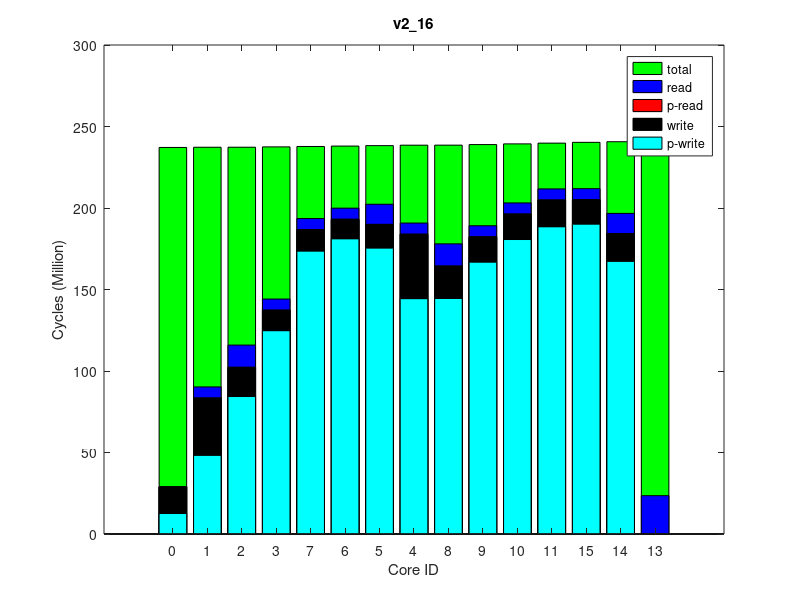

Recreate this plot in MATLAB.
times(1, :, :) = [
0, 239005580, 0
0, 239137605, 0
0, 239154805, 0
0, 239366771, 0
0, 240421802, 0
0, 240145753, 0
0, 239861322, 0
0, 239611859, 0
0, 240441066, 0
0, 240798645, 0
0, 241232393, 0
0, 241688259, 0
0, 242599980, 0
0, 242557670, 0
0, 242174010, 0
];
times(2, :, :) = [
0, 238976165, 0
0, 239109204, 0
0, 239126477, 0
0, 239338277, 0
0, 240391445, 0
0, 240116219, 0
0, 239831438, 0
0, 239582432, 0
0, 240410766, 0
0, 240768888, 0
0, 241201417, 0
0, 241658234, 0
0, 242576242, 0
0, 242528708, 0
0, 242142937, 0
];
times(3, :, :) = [
0, 238991001, 0
0, 239123974, 0
0, 239141219, 0
0, 239352121, 0
0, 240407208, 0
0, 240131044, 0
0, 239845956, 0
0, 239596577, 0
0, 240426487, 0
0, 240783964, 0
0, 241216962, 0
0, 241672530, 0
0, 242586699, 0
0, 242543546, 0
0, 242157356, 0
];
times(4, :, :) = [
0, 238972261, 0
0, 239104073, 0
0, 239121248, 0
0, 239331884, 0
0, 240386225, 0
0, 240110089, 0
0, 239824917, 0
0, 239576562, 0
0, 240405512, 0
0, 240762920, 0
0, 241195760, 0
0, 241652752, 0
0, 242572505, 0
0, 242525056, 0
0, 242137978, 0
];
times(5, :, :) = [
0, 238979226, 0
0, 239111410, 0
0, 239128681, 0
0, 239339228, 0
0, 240392775, 0
0, 240117142, 0
0, 239832921, 0
0, 239583565, 0
0, 240412007, 0
0, 240769834, 0
0, 241202663, 0
0, 241658695, 0
0, 242576617, 0
0, 242529559, 0
0, 242143400, 0
];
times(6, :, :) = [
0, 238951700, 0
0, 239083208, 0
0, 239100558, 0
0, 239311264, 0
0, 240366393, 0
0, 240089947, 0
0, 239805208, 0
0, 239556412, 0
0, 240385698, 0
0, 240743395, 0
0, 241177196, 0
0, 241632126, 0
0, 242546210, 0
0, 242503450, 0
0, 242117293, 0
];
times(7, :, :) = [
0, 239009240, 0
0, 239141548, 0
0, 239158907, 0
0, 239369074, 0
0, 240423975, 0
0, 240148254, 0
0, 239863404, 0
0, 239614114, 0
0, 240443246, 0
0, 240800878, 0
0, 241234644, 0
0, 241690426, 0
0, 242606496, 0
0, 242559480, 0
0, 242175637, 0
];
times(8, :, :) = [
0, 239004409, 0
0, 239137268, 0
0, 239154502, 0
0, 239365663, 0
0, 240419578, 0
0, 240144132, 0
0, 239859659, 0
0, 239610432, 0
0, 240438879, 0
0, 240796366, 0
0, 241229097, 0
0, 241685715, 0
0, 242600158, 0
0, 242553109, 0
0, 242170371, 0
];
times(9, :, :) = [
0, 238977309, 0
0, 239108934, 0
0, 239126128, 0
0, 239337616, 0
0, 240390834, 0
0, 240115055, 0
0, 239830315, 0
0, 239580864, 0
0, 240410066, 0
0, 240767635, 0
0, 241201567, 0
0, 241657395, 0
0, 242570033, 0
0, 242526771, 0
0, 242142067, 0
];
times(10, :, :) = [
0, 239002490, 0
0, 239133758, 0
0, 239150994, 0
0, 239362278, 0
0, 240416778, 0
0, 240141055, 0
0, 239856113, 0
0, 239606756, 0
0, 240436059, 0
0, 240794408, 0
0, 241226777, 0
0, 241682909, 0
0, 242594722, 0
0, 242551001, 0
0, 242167664, 0
];
ave_times = round(squeeze(mean(times)));
format long g, ave_times
std_times = round(squeeze(std(times)));
format long g, std_times
polling_read_times = ave_times;
times(1, :, :) = [
12584473, 236681625, 0
48236882, 236810838, 0
84356111, 236828057, 0
124722715, 237035505, 0
144343821, 238057920, 0
175355834, 237793136, 0
181046553, 237519536, 0
173509273, 237277308, 0
144464669, 238076969, 0
166751143, 238421397, 0
180668702, 238838015, 0
188471139, 239279221, 0
0, 240169641, 0
167233097, 240125658, 0
190064200, 239748757, 0
];
times(2, :, :) = [
12572124, 236688669, 0
48223030, 236818170, 0
84296573, 236835312, 0
124725511, 237041783, 0
144373988, 238064649, 0
175380691, 237800337, 0
181109523, 237526739, 0
173535024, 237284055, 0
144503136, 238083670, 0
166778589, 238427949, 0
180697540, 238845331, 0
188505485, 239285494, 0
0, 240176236, 0
167239121, 240132355, 0
190087380, 239755441, 0
];
times(3, :, :) = [
12553123, 236668301, 0
48187200, 236798519, 0
84337684, 236815653, 0
124636164, 237023187, 0
144322516, 238047849, 0
175329025, 237783189, 0
181009279, 237509398, 0
173424813, 237265871, 0
144443183, 238066913, 0
166666135, 238411131, 0
180582731, 238827243, 0
188412076, 239266659, 0
0, 240164097, 0
167224768, 240114676, 0
189997129, 239736208, 0
];
times(4, :, :) = [
12559327, 236679448, 0
48203421, 236808613, 0
84358683, 236825823, 0
124681483, 237031510, 0
144352198, 238056552, 0
175370776, 237791194, 0
181033366, 237517287, 0
173453643, 237273362, 0
144477140, 238075405, 0
166716152, 238418964, 0
180630241, 238835278, 0
188431995, 239276093, 0
0, 240166760, 0
167231367, 240123600, 0
190034169, 239746013, 0
];
times(5, :, :) = [
12575311, 236687557, 0
48227383, 236816985, 0
84351884, 236834196, 0
124720649, 237041484, 0
144367436, 238065166, 0
175368806, 237800362, 0
181095387, 237526785, 0
173530465, 237283585, 0
144492460, 238084166, 0
166723530, 238427824, 0
180645598, 238844889, 0
188456127, 239285223, 0
0, 240174506, 0
167243048, 240132437, 0
190048817, 239754781, 0
];
times(6, :, :) = [
12552135, 236683142, 0
48205201, 236813242, 0
84308045, 236830480, 0
124694473, 237037613, 0
144332174, 238060696, 0
175352436, 237796756, 0
181045233, 237522415, 0
173478412, 237278962, 0
144454628, 238079769, 0
166739485, 238423698, 0
180664521, 238840062, 0
188455684, 239280019, 0
0, 240172014, 0
167240560, 240128475, 0
190039290, 239749567, 0
];
times(7, :, :) = [
12555850, 236679286, 0
48208294, 236809814, 0
84336065, 236827027, 0
124704064, 237034240, 0
144356559, 238056991, 0
175363645, 237792839, 0
181063621, 237519052, 0
173493783, 237275354, 0
144477200, 238076026, 0
166728639, 238420878, 0
180649406, 238837902, 0
188430783, 239278651, 0
0, 240169507, 0
167238280, 240124660, 0
190020810, 239748934, 0
];
times(8, :, :) = [
12577261, 236686349, 0
48241946, 236815763, 0
84342587, 236832898, 0
124767318, 237039862, 0
144434075, 238063688, 0
175409414, 237799506, 0
181171273, 237525949, 0
173608574, 237282923, 0
144552476, 238082677, 0
166799825, 238426784, 0
180720498, 238843779, 0
188506322, 239284896, 0
0, 240175733, 0
167243501, 240134325, 0
190092829, 239754422, 0
];
times(9, :, :) = [
12598355, 236692468, 0
48270041, 236822185, 0
84381359, 236839401, 0
124781270, 237045931, 0
144411694, 238068944, 0
175410964, 237804324, 0
181140430, 237530979, 0
173580319, 237286905, 0
144533330, 238087959, 0
166763409, 238432458, 0
180689717, 238849209, 0
188466128, 239289632, 0
0, 240176354, 0
167244310, 240134507, 0
190057570, 239759201, 0
];
times(10, :, :) = [
12573116, 236684086, 0
48210650, 236812859, 0
84309606, 236829933, 0
124678107, 237037277, 0
144356508, 238060673, 0
175354354, 237795588, 0
181037805, 237521120, 0
173465785, 237278420, 0
144483508, 238079536, 0
166734492, 238423732, 0
180647524, 238840436, 0
188462948, 239280793, 0
0, 240171712, 0
167236164, 240125097, 0
190052792, 239750347, 0
];
ave_times = round(squeeze(mean(times)));
format long g, ave_times
std_times = round(squeeze(std(times)));
format long g, std_times
polling_write_times = ave_times;
times(1, :, :) = [
0, 271171266, 0
6806610, 271334889, 64000
13633239, 271353808, 128000
6803427, 271588206, 64000
6837002, 272706746, 64000
12361208, 272422072, 128000
6816592, 272121359, 64000
6806803, 271853578, 64000
13636700, 272727762, 128000
6795918, 273088463, 64000
6815132, 273527153, 64000
6821723, 273999296, 64000
23527349, 274955305, 255980
12362174, 274904737, 128000
6800904, 274495698, 64000
];
times(2, :, :) = [
0, 271162382, 0
6806610, 271326798, 64000
13633383, 271345768, 128000
6803137, 271580707, 64000
6837008, 272699492, 64000
12361133, 272415035, 128000
6816715, 272114051, 64000
6806874, 271845993, 64000
13636816, 272720422, 128000
6795936, 273081026, 64000
6815096, 273520504, 64000
6822309, 273989729, 64000
23527373, 274946052, 255980
12362308, 274892465, 128000
6800959, 274485239, 64000
];
times(3, :, :) = [
0, 271161745, 0
6806610, 271325293, 64000
13633134, 271344382, 128000
6803260, 271579803, 64000
6837006, 272698762, 64000
12361268, 272414398, 128000
6816637, 272113256, 64000
6806779, 271845309, 64000
13637052, 272719714, 128000
6795936, 273080460, 64000
6815124, 273519981, 64000
6822338, 273991426, 64000
23527357, 274948650, 255980
12362289, 274897744, 128000
6801241, 274487962, 64000
];
times(4, :, :) = [
0, 271175320, 0
6806610, 271339393, 64000
13633089, 271358311, 128000
6803261, 271594424, 64000
6837001, 272710548, 64000
12361311, 272426134, 128000
6816496, 272125389, 64000
6806810, 271857790, 64000
13637066, 272731634, 128000
6796022, 273092460, 64000
6815116, 273531268, 64000
6822589, 274001152, 64000
23527357, 274959737, 255980
12362588, 274907655, 128000
6800932, 274497856, 64000
];
times(5, :, :) = [
0, 271156495, 0
6806610, 271320741, 64000
13633501, 271339832, 128000
6803511, 271576339, 64000
6837010, 272695131, 64000
12361239, 272410672, 128000
6816447, 272109524, 64000
6806810, 271842532, 64000
13637109, 272716095, 128000
6795814, 273077266, 64000
6815072, 273516833, 64000
6822734, 273990921, 64000
23527383, 274940088, 255980
12362787, 274893160, 128000
6801015, 274487603, 64000
];
times(6, :, :) = [
0, 271167439, 0
6806610, 271331687, 64000
13632989, 271350623, 128000
6803210, 271586724, 64000
6837015, 272703776, 64000
12361359, 272419434, 128000
6816670, 272118326, 64000
6806813, 271850849, 64000
13636607, 272724818, 128000
6796031, 273085784, 64000
6815172, 273524764, 64000
6821642, 273994344, 64000
23527369, 274950377, 255980
12362333, 274898981, 128000
6801090, 274490226, 64000
];
times(7, :, :) = [
0, 271169075, 0
6806610, 271333187, 64000
13633089, 271352249, 128000
6803396, 271587690, 64000
6837007, 272705449, 64000
12361111, 272420964, 128000
6816638, 272119849, 64000
6806823, 271851883, 64000
13637121, 272726528, 128000
6795974, 273087120, 64000
6815144, 273526591, 64000
6821938, 273998294, 64000
23527359, 274950686, 255980
12362380, 274902096, 128000
6801043, 274494125, 64000
];
times(8, :, :) = [
0, 271171713, 0
6806610, 271336046, 64000
13633101, 271355030, 128000
6803198, 271591528, 64000
6837010, 272709597, 64000
12361219, 272424855, 128000
6816544, 272123482, 64000
6806827, 271855706, 64000
13636614, 272730562, 128000
6795966, 273091373, 64000
6815144, 273530971, 64000
6822364, 274001780, 64000
23527351, 274954868, 255980
12362527, 274907724, 128000
6801120, 274497950, 64000
];
times(9, :, :) = [
0, 271169320, 0
6806610, 271333326, 64000
13633223, 271352387, 128000
6803604, 271587498, 64000
6837008, 272703514, 64000
12361173, 272418795, 128000
6816634, 272117695, 64000
6806790, 271850949, 64000
13636779, 272724466, 128000
6795924, 273085485, 64000
6815136, 273524349, 64000
6822560, 273991976, 64000
23527361, 274944076, 255980
12362369, 274894633, 128000
6801052, 274487521, 64000
];
times(10, :, :) = [
0, 271171202, 0
6806610, 271335349, 64000
13633412, 271354410, 128000
6803313, 271590417, 64000
6837008, 272708935, 64000
12361202, 272424146, 128000
6816601, 272123264, 64000
6806786, 271855835, 64000
13636370, 272729899, 128000
6795788, 273090604, 64000
6815100, 273529570, 64000
6822208, 274000935, 64000
23527353, 274949446, 255980
12362306, 274902148, 128000
6801080, 274497192, 64000
];
ave_times = round(squeeze(mean(times)));
format long g, ave_times
std_times = round(squeeze(std(times)));
format long g, std_times
read_times = ave_times;
times(1, :, :) = [
0, 237162276, 0
0, 237291952, 0
0, 237309015, 0
0, 237515943, 0
0, 238557071, 0
0, 238285949, 0
0, 238006001, 0
0, 237759698, 0
0, 238576113, 0
0, 238930289, 0
0, 239360006, 0
0, 239816185, 0
0, 240726714, 0
0, 240683909, 0
0, 240301104, 0
];
times(2, :, :) = [
0, 237139897, 0
0, 237270821, 0
0, 237287916, 0
0, 237496000, 0
0, 238537812, 0
0, 238266730, 0
0, 237986605, 0
0, 237740322, 0
0, 238556839, 0
0, 238910518, 0
0, 239339636, 0
0, 239795718, 0
0, 240709729, 0
0, 240666064, 0
0, 240280510, 0
];
times(3, :, :) = [
0, 237132010, 0
0, 237260830, 0
0, 237278006, 0
0, 237483899, 0
0, 238525590, 0
0, 238254466, 0
0, 237971680, 0
0, 237727682, 0
0, 238544642, 0
0, 238898768, 0
0, 239328180, 0
0, 239783569, 0
0, 240695696, 0
0, 240651971, 0
0, 240268597, 0
];
times(4, :, :) = [
0, 237143316, 0
0, 237272455, 0
0, 237289534, 0
0, 237496468, 0
0, 238536741, 0
0, 238263572, 0
0, 237985228, 0
0, 237739757, 0
0, 238555830, 0
0, 238909681, 0
0, 239339177, 0
0, 239794567, 0
0, 240709304, 0
0, 240662191, 0
0, 240279358, 0
];
times(5, :, :) = [
0, 237143014, 0
0, 237273297, 0
0, 237290484, 0
0, 237498570, 0
0, 238540234, 0
0, 238267131, 0
0, 237988389, 0
0, 237742475, 0
0, 238559246, 0
0, 238913530, 0
0, 239342747, 0
0, 239799401, 0
0, 240709968, 0
0, 240665813, 0
0, 240284320, 0
];
times(6, :, :) = [
0, 237160266, 0
0, 237290185, 0
0, 237307275, 0
0, 237515869, 0
0, 238556660, 0
0, 238285562, 0
0, 238005486, 0
0, 237759326, 0
0, 238575706, 0
0, 238929775, 0
0, 239358136, 0
0, 239814038, 0
0, 240729898, 0
0, 240682393, 0
0, 240298753, 0
];
times(7, :, :) = [
0, 237161463, 0
0, 237290682, 0
0, 237307830, 0
0, 237513928, 0
0, 238554123, 0
0, 238283324, 0
0, 238003387, 0
0, 237757582, 0
0, 238573162, 0
0, 238927099, 0
0, 239356266, 0
0, 239812507, 0
0, 240727689, 0
0, 240680212, 0
0, 240297403, 0
];
times(8, :, :) = [
0, 237141842, 0
0, 237271726, 0
0, 237288788, 0
0, 237497882, 0
0, 238539053, 0
0, 238267750, 0
0, 237987801, 0
0, 237741074, 0
0, 238558030, 0
0, 238912282, 0
0, 239341377, 0
0, 239796767, 0
0, 240715497, 0
0, 240667080, 0
0, 240281772, 0
];
times(9, :, :) = [
0, 237136138, 0
0, 237265829, 0
0, 237282956, 0
0, 237490618, 0
0, 238531719, 0
0, 238260022, 0
0, 237979797, 0
0, 237734226, 0
0, 238550772, 0
0, 238904718, 0
0, 239333443, 0
0, 239788223, 0
0, 240704458, 0
0, 240656002, 0
0, 240273132, 0
];
times(10, :, :) = [
0, 237155686, 0
0, 237285242, 0
0, 237302349, 0
0, 237510807, 0
0, 238551707, 0
0, 238281136, 0
0, 238001258, 0
0, 237755555, 0
0, 238570780, 0
0, 238924790, 0
0, 239353817, 0
0, 239808902, 0
0, 240724399, 0
0, 240677817, 0
0, 240293808, 0
];
ave_times = round(squeeze(mean(times)));
format long g, ave_times
std_times = round(squeeze(std(times)));
format long g, std_times
total_times = ave_times;
times(1, :, :) = [
28940756, 237301083, 64000
83443890, 237426271, 128000
102257390, 237444687, 64000
137332632, 237647184, 64000
183908937, 238674678, 128000
189919957, 238411138, 64000
193114964, 238131788, 64000
186769151, 237889055, 64000
164365712, 238694886, 64000
182314478, 239042608, 64000
196278951, 239468242, 64000
204872169, 239920874, 64000
0, 240833204, 0
184335294, 240786146, 64000
205056641, 240403048, 64000
];
times(2, :, :) = [
28921778, 237305116, 64000
83424929, 237430460, 128000
102264606, 237448894, 64000
137334041, 237650986, 64000
183973212, 238677488, 128000
189981294, 238413815, 64000
193157795, 238134129, 64000
186787005, 237891142, 64000
164428084, 238697964, 64000
182340569, 239045525, 64000
196306061, 239471095, 64000
204884739, 239923503, 64000
0, 240833408, 0
184330244, 240789696, 64000
205071376, 240405688, 64000
];
times(3, :, :) = [
28944475, 237297968, 64000
83410317, 237422951, 128000
102228338, 237441381, 64000
137271308, 237645221, 64000
183866829, 238670250, 128000
189881234, 238406671, 64000
192963667, 238127376, 64000
186624871, 237885261, 64000
164320890, 238690661, 64000
182332909, 239038119, 64000
196308822, 239463349, 64000
204934954, 239915324, 64000
0, 240822033, 0
184319140, 240779196, 64000
205112264, 240397549, 64000
];
times(4, :, :) = [
28971962, 237288132, 64000
83463562, 237413648, 128000
102255245, 237432085, 64000
137313996, 237633724, 64000
183847746, 238659562, 128000
189858624, 238395930, 64000
193001731, 238116132, 64000
186678884, 237873457, 64000
164300262, 238680031, 64000
182259503, 239027547, 64000
196218836, 239452859, 64000
204826998, 239906486, 64000
0, 240820620, 0
184318625, 240774047, 64000
205005874, 240388676, 64000
];
times(5, :, :) = [
28955545, 237296459, 64000
83457574, 237420943, 128000
102307574, 237439354, 64000
137378154, 237642501, 64000
183932392, 238669482, 128000
189944358, 238405759, 64000
193070139, 238125972, 64000
186774610, 237883476, 64000
164388570, 238689710, 64000
182338237, 239037958, 64000
196314691, 239463552, 64000
204936158, 239916026, 64000
0, 240832021, 0
184323382, 240783057, 64000
205124198, 240398273, 64000
];
times(6, :, :) = [
28943748, 237312011, 64000
83449579, 237436972, 128000
102311743, 237455502, 64000
137399946, 237658184, 64000
184003631, 238683607, 128000
190013916, 238420086, 64000
193166017, 238140621, 64000
186824485, 237898308, 64000
164460850, 238704040, 64000
182358447, 239051366, 64000
196322226, 239476942, 64000
204926832, 239930730, 64000
0, 240840198, 0
184336404, 240796521, 64000
205103800, 240412894, 64000
];
times(7, :, :) = [
28945804, 237310712, 64000
83480679, 237435601, 128000
102338174, 237454044, 64000
137420288, 237656115, 64000
183956126, 238681740, 128000
189965235, 238418323, 64000
193145138, 238139227, 64000
186827243, 237896456, 64000
164410536, 238702206, 64000
182350759, 239049349, 64000
196312728, 239475311, 64000
204916450, 239927964, 64000
0, 240837359, 0
184333429, 240794130, 64000
205093058, 240410089, 64000
];
times(8, :, :) = [
28926742, 237291064, 64000
83385142, 237415713, 128000
102150107, 237434141, 64000
137164948, 237637318, 64000
183791265, 238663340, 128000
189803510, 238399744, 64000
192834727, 238120356, 64000
186501126, 237878292, 64000
164246076, 238683535, 64000
182274646, 239031340, 64000
196241897, 239457077, 64000
204902440, 239909865, 64000
0, 240818641, 0
184322585, 240775909, 64000
205086405, 240392065, 64000
];
times(9, :, :) = [
28930683, 237294611, 64000
83448208, 237419476, 128000
102307974, 237437815, 64000
137405504, 237639462, 64000
183962577, 238666518, 128000
189972259, 238402727, 64000
193189164, 238123198, 64000
186841813, 237879839, 64000
164416558, 238686741, 64000
182346758, 239034448, 64000
196312074, 239460050, 64000
204904947, 239913044, 64000
0, 240827027, 0
184320400, 240779994, 64000
205082752, 240395044, 64000
];
times(10, :, :) = [
28953260, 237309833, 64000
83463859, 237434216, 128000
102324813, 237452738, 64000
137421815, 237654619, 64000
184037793, 238681146, 128000
190046718, 238417461, 64000
193208583, 238137653, 64000
186874473, 237895269, 64000
164491955, 238701380, 64000
182420099, 239049324, 64000
196386069, 239474864, 64000
204919316, 239929216, 64000
0, 240843940, 0
184337375, 240796971, 64000
205100120, 240411301, 64000
];
ave_times = round(squeeze(mean(times)));
format long g, ave_times
std_times = round(squeeze(std(times)));
format long g, std_times
write_times = ave_times;
mytitle = 'v2\_16';
order = [1 2 3 4 8 7 6 5 9 10 11 12 15 14 13];

total_times = total_times(:, 2)(order);

read_times = read_times(:, 1)(order);
write_times = write_times(:, 1)(order);

polling_read_times = polling_read_times(:, 1)(order);
polling_write_times = polling_write_times(:, 1)(order);

total_times /= 1000000;

read_times /= 1000000;
write_times /= 1000000;

polling_read_times /= 1000000;
polling_write_times /= 1000000;

% laying read on top of write
read_times += write_times;
polling_read_times += write_times;

figure(1);
clf()
% set(gcf, 'Position', get(0,'Screensize'));
% set(gcf,'units','normalized','outerposition',[0 0 1 1])
bar(0:14, total_times,'g');
hold on;
bar(0:14, read_times,'b');
bar(0:14, polling_read_times,'r');
bar(0:14, write_times,'k');
bar(0:14, polling_write_times,'c');
hold off

axis([-2 16 0 300])
% axis([-1 15])
set(gca,'XTick',0:14);
set(gca,'xticklabel',{ '0'; '1'; '2'; '3'; '7'; '6'; '5'; '4'; '8'; '9'; '10'; '11'; '15'; '14'; '13' })

xlabel('Core ID')
ylabel('Cycles (Million)')

legend('total', 'read', 'p-read', 'write', 'p-write')
title(mytitle)
print(1, strcat(mytitle, '.png'))
